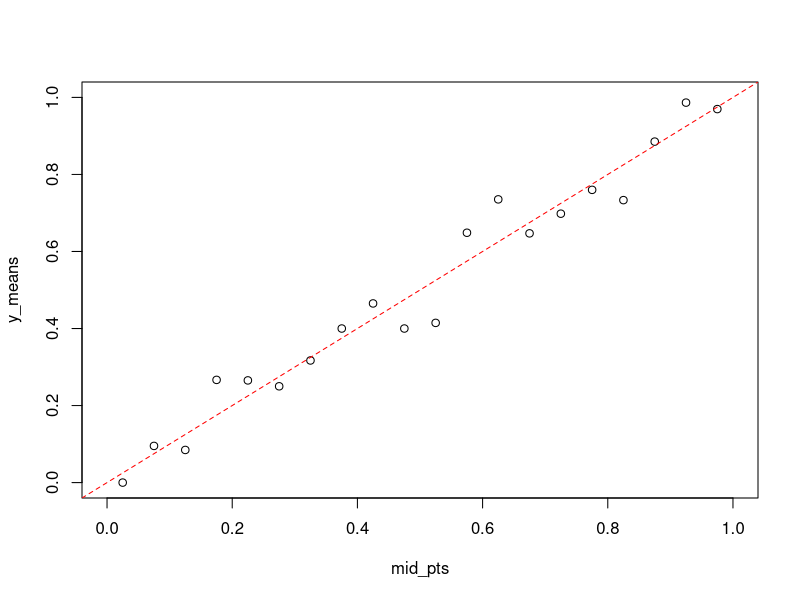
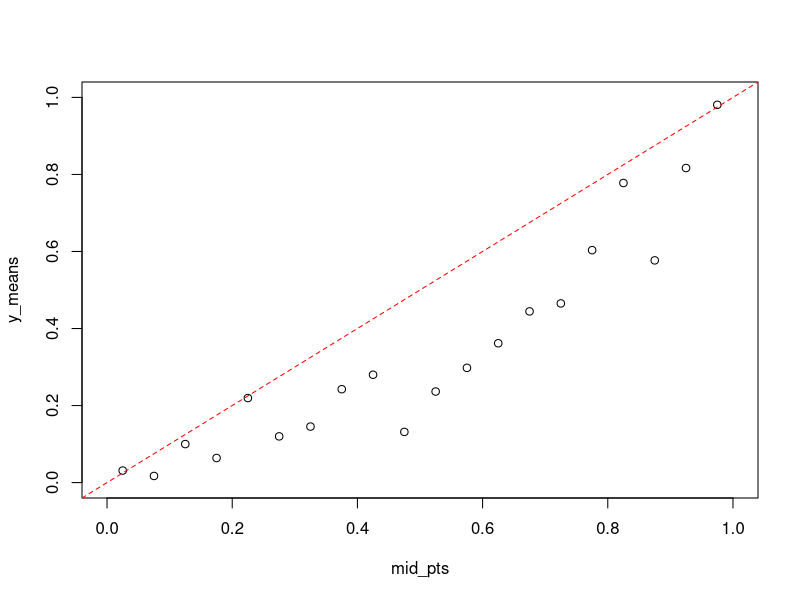

The R source for these figures, in order:
## ---- chunk 1
library(pROC)

## ---- chunk 2

logistic <- function(x) 1 / (1 + exp(-x)) # logistic function for converting log odds to probabilities


calibrate_plot <- function(y, y_hat,  bin_width) {
  
    bin_cuts <- seq.int(0,1, bin_width) # cutoff points for bins
    mid_pts <- ((bin_cuts + (bin_cuts  +bin_width)) / 2)[-length(bin_cuts)] #mid pt formula (drop last one )

    grp_mids <- cut(y_hat, bin_cuts) # group the predictions into bins for x-axis
    y_means <-  tapply(y, grp_mids, mean) # calculate the mean of each bin on the response variable for y -axi

    plot(mid_pts,  y_means, xlim = c(0,1), ylim = c(0,1)) #plot y_means over mid points
    abline(0, 1, lty = 'dashed', col = 'red') # add 45 degree line for reference
}


n <- 1e3 # Set sample size

## ---- chunk 3

# Generate Data
x1 <- rnorm(n) # predictor variable
x2 <- rnorm(n)  # predictor variable
logit_y <- 2*x1 + x2  +  rnorm(n) # log odds of outcome
pr_y <- logistic(logit_y) #probability of outcome
y <- rbinom(n, 1, pr_y) # actual outcome
dta <- data.frame(y, x1, x2) # store as dta frame

# Build and Evaulate Model
mod0 <- glm(y~ x1 + x2, dta, family = "binomial") # fit model
dta$y_hat <- predict(mod0, type = 'response') # predict probabilities given predictors
roc0 <- roc(dta, "y", "y_hat") # create roc object
auc(roc0) # calculate AUC

## ---- chunk 4

# Generate data for new time frame with slightly different timeframe
x1<- rnorm(n)
x2<- rnorm(n)
logit_y <- -1 + 1.8*x1+ 0.8*x2 + rnorm(n)
pr_y <- logistic(logit_y)
y <- rbinom(n, 1 , pr_y)
dta1 <- data.frame(y,  x1, x2)


# Make predictions based on original model 
dta1$y_hat <- predict( mod0, newdata =dta1, type = 'response')

# Calculate AUC
roc1 <- roc(dta1, 'y', 'y_hat') 
auc(roc1)

## ---- chunk 5

calibrate_plot(dta$y, dta$y_hat, 0.05)

## ---- chunk 6
calibrate_plot(dta1$y, dta1$y_hat, 0.05)

## ---- chunk 7

mean(dta1[dta1$y_hat > .9 , ]$y)



mean(dta[dta$y_hat > .9 , ]$y)


